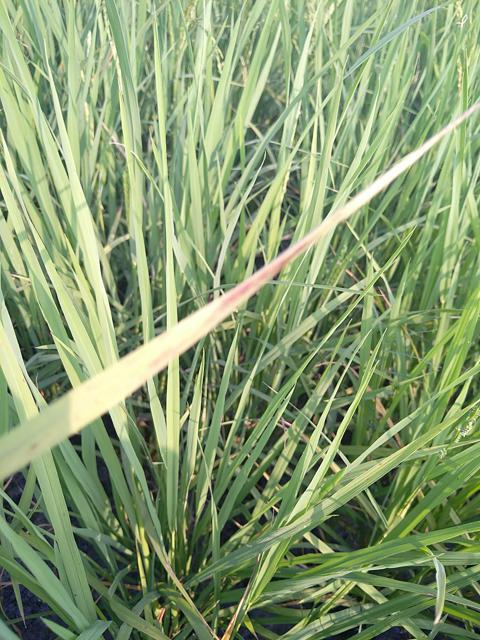
#> input picture Dataset/train_images/bacterial_leaf_blight/100133.jpg, 480 x 640 px, given in place of 100330.jpg, which was not available
$ jupyter execute training3.ipynb   (shell and % lines are left out)
#> lines starting #> are read from the running program, lines starting #| are printed output that depends on the picture; pictures that were not available may be replaced by others from this repository, and a replacement may not be noted
[cell 1]
# %% [markdown]
# # Hybrid Feature Engineered Model: Training Notebook
# This notebook demonstrates how to extract hybrid features (color, texture, shape) from rice plant images and train a Random Forest classifier for disease classification, leveraging EDA insights.

# %% [markdown]
# ## 1. Install Required Packages

# %%

[cell 2]
# %% [markdown]
# ## 2. Import Libraries

# %%
import os
import cv2
import numpy as np
import pandas as pd
from tqdm import tqdm
from skimage.feature import local_binary_pattern
from sklearn.ensemble import RandomForestClassifier
from sklearn.model_selection import train_test_split
from sklearn.metrics import classification_report, confusion_matrix
import joblib

# %% [markdown]
# ## 3. Feature Extraction Functions

# %%
def extract_features(img):
    """
    Extract hybrid features: color histogram (HSV), texture (LBP), and shape (contour area).
    """
    features = []
    # Color: HSV histogram
    hsv = cv2.cvtColor(img, cv2.COLOR_BGR2HSV)
    hist_h = cv2.calcHist([hsv], [0], None, [8], [0, 180]).flatten()
    hist_s = cv2.calcHist([hsv], [1], None, [8], [0, 256]).flatten()
    hist_v = cv2.calcHist([hsv], [2], None, [8], [0, 256]).flatten()
    features.extend(hist_h)
    features.extend(hist_s)
    features.extend(hist_v)
    # Texture: Local Binary Pattern (LBP)
    gray = cv2.cvtColor(img, cv2.COLOR_BGR2GRAY)
    lbp = local_binary_pattern(gray, P=8, R=1, method='uniform')
    (hist_lbp, _) = np.histogram(lbp.ravel(), bins=np.arange(0, 11), range=(0, 10))
    features.extend(hist_lbp)
    # Shape: Largest contour area
    contours, _ = cv2.findContours(gray, cv2.RETR_EXTERNAL, cv2.CHAIN_APPROX_SIMPLE)
    largest_area = max([cv2.contourArea(cnt) for cnt in contours], default=0)
    features.append(largest_area)
    return np.array(features, dtype=np.float32)

# %% [markdown]
# ## 4. Data Preparation

# %%
# Load cleaned metadata (after EDA cleaning)
meta = pd.read_csv("Dataset/meta_train.csv")
#> (reads Dataset/meta_train.csv from the repository)
# If you have already removed duplicates/unreliable images as in your EDA, use the cleaned DataFrame

# Map labels to integer indices for classification
label2idx = {label: idx for idx, label in enumerate(sorted(meta['label'].unique()))}
idx2label = {v: k for k, v in label2idx.items()}
meta['label_idx'] = meta['label'].map(label2idx)

# %% [markdown]
# ## 5. Extract Features from Images

# %%
IMAGE_SIZE = (224, 224)

features = []
labels = []

for i, row in tqdm(meta.iterrows(), total=len(meta)):
    img_path = f"Dataset/train_images/{row['label']}/{row['image_id']}"
    img = cv2.imread(img_path)
#> img is the input picture: shape (640, 480, 3); mean B, G, R 112.9, 156, 135
    if img is None:
        continue  # Skip missing/corrupted images
    img = cv2.resize(img, IMAGE_SIZE)
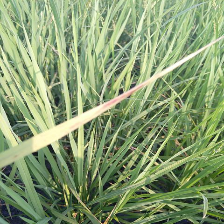
#> img: shape (224, 224, 3); mean B, G, R 112.7, 155.8, 134.8
    # Green channel emphasis (from EDA)
    img[:, :, 1] = img[:, :, 1] * 0.6
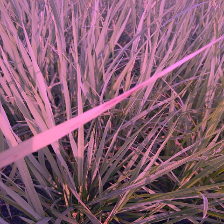
#> img: shape (224, 224, 3); mean B, G, R 112.7, 93.1, 134.8
    feats = extract_features(img)
#> in extract_features, `hsv = cv2.cvtColor(img, cv2.COLOR_BGR2HSV)`: hsv: shape (224, 224, 3); mean H, S, V 137.2, 80.3, 135.5
#> in extract_features, `hist_h = cv2.calcHist([hsv], [0], None, [8], [0, 180]).flatten()`: hist_h = [7184, 863, 121, 58, 124, 1202, 8652, 31972]
#> in extract_features, `hist_s = cv2.calcHist([hsv], [1], None, [8], [0, 256]).flatten()`: hist_s = [634, 9335, 31671, 6983, 1117, 337, 67, 32]
#> in extract_features, `hist_v = cv2.calcHist([hsv], [2], None, [8], [0, 256]).flatten()`: hist_v = [736, 4679, 7779, 10389, 9006, 8022, 6787, 2778]
#> in extract_features, `gray = cv2.cvtColor(img, cv2.COLOR_BGR2GRAY)`:
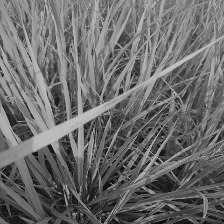
#> gray: shape (224, 224); min 6, max 195, mean 107.8
#> in extract_features, `lbp = local_binary_pattern(gray, P=8, R=1, method='uniform')`:
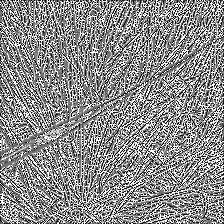
#> lbp: shape (224, 224) float64; min 0, max 9, mean 4.92; drawn with min black and max white
#> in extract_features, `(hist_lbp, _) = np.histogram(lbp.ravel(), bins=np.arange(0, 11), range..`: hist_lbp = [4626, 5005, 2319, 3902, 8267, 4553, 3016, 4823, 5108, 8557]
#> in extract_features, `contours, _ = cv2.findContours(gray, cv2.RETR_EXTERNAL, cv2.CHAIN_APPR..`: contours = [[[0, 0], [0, 223], [223, 223], [223, 0]]]
#> in extract_features, `largest_area = max([cv2.contourArea(cnt) for cnt in contours], default..`: largest_area = 49729
#> feats = 35 values, max 49729 at index 34, min 32 at index 15, mean 7155.2
    features.append(feats)
    labels.append(row['label_idx'])
#> pass 2 of the loop `for i, row in tqdm(meta.iterrows(), total=len(meta)):`:
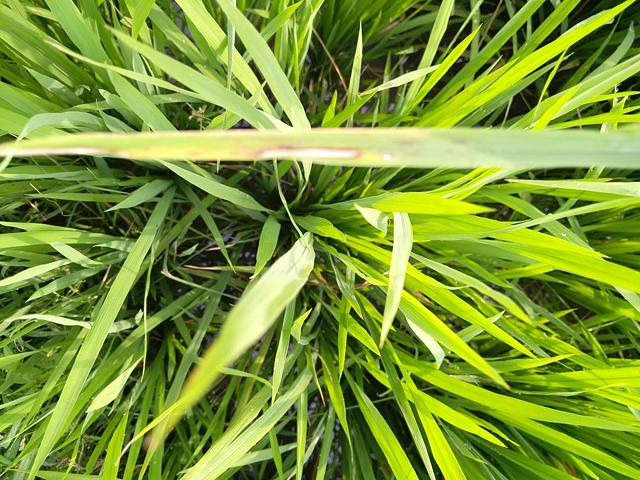
#> input picture Dataset/train_images/bacterial_leaf_blight/100622.jpg, 640 x 480 px, given in place of 100365.jpg, which was not available
#> img is the input picture: shape (480, 640, 3); mean B, G, R 53.9, 151.5, 124.3
#> `img[:, :, 1] = img[:, :, 1] * 0.6`:
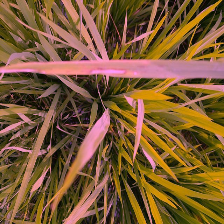
#> img: shape (224, 224, 3); mean B, G, R 53.8, 90.4, 124.2
#> hsv: shape (224, 224, 3); mean H, S, V 41, 160.1, 124.6
#> hist_h = [27927, 14632, 406, 17, 18, 36, 308, 6832]
#> hist_s = [38, 385, 8255, 10516, 7099, 6543, 6394, 10946]
#> hist_v = [4011, 7499, 7816, 7224, 6140, 7062, 7094, 3330]
#> in extract_features (call 2), `lbp = local_binary_pattern(gray, P=8, R=1, method='uniform')`:
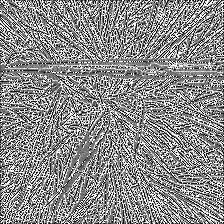
#> lbp: shape (224, 224) float64; min 0, max 9, mean 4.9; drawn with min black and max white
#> hist_lbp = [4553, 4711, 2307, 4311, 8183, 5193, 2945, 4678, 5021, 8274]
#> feats = 35 values, max 49729 at index 34, min 17 at index 3, mean 7155.2

features = np.array(features)
labels = np.array(labels)

print("Feature shape:", features.shape)
print("Labels shape:", labels.shape)

# %% [markdown]
# ## 6. Train/Test Split

# %%
X_train, X_test, y_train, y_test = train_test_split(
    features, labels, test_size=0.2, stratify=labels, random_state=42
)

# %% [markdown]
# ## 7. Handle Class Imbalance (Optional)

# %%
# Compute class weights from label distribution (from EDA)
from sklearn.utils.class_weight import compute_class_weight

class_weights = compute_class_weight('balanced', classes=np.unique(labels), y=labels)
class_weight_dict = {i: w for i, w in enumerate(class_weights)}
print("Class weights:", class_weight_dict)

# %% [markdown]
# ## 8. Train Random Forest Classifier

# %%
rf = RandomForestClassifier(
    n_estimators=150,
    class_weight=class_weight_dict,
    n_jobs=-1,
    random_state=42,
    verbose=1
)
rf.fit(X_train, y_train)

# %% [markdown]
# ## 9. Evaluate Model

# %%
y_pred = rf.predict(X_test)
print(classification_report(y_test, y_pred, target_names=[idx2label[i] for i in sorted(idx2label)]))
print("Confusion Matrix:")
print(confusion_matrix(y_test, y_pred))

# %% [markdown]
# ## 10. Save Model for Later Use

# %%
joblib.dump(rf, "hybrid_rf_model_training3.pkl")
print("Model saved as hybrid_rf_model_training3.pkl")

# %% [markdown]
# ## 11. How to Use the Model for Inference

# %%
# Example: Predict on a new image
def predict_image(img_path, model, label_map):
    img = cv2.imread(img_path)
    img = cv2.resize(img, IMAGE_SIZE)
    img[:, :, 1] = img[:, :, 1] * 0.6  # Green emphasis
    feats = extract_features(img).reshape(1, -1)
    pred_idx = model.predict(feats)[0]
    return label_map[pred_idx]
